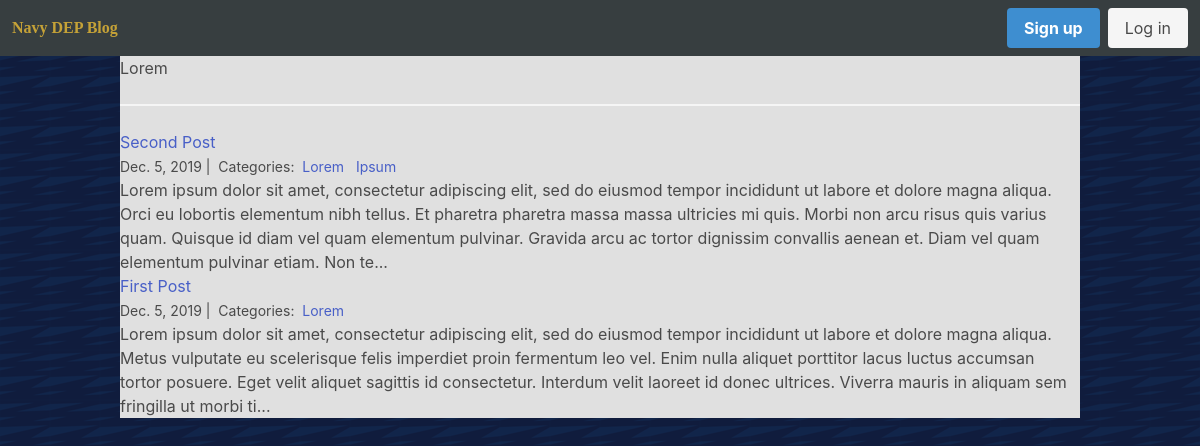
Before: /Lorem/ with the older database file.
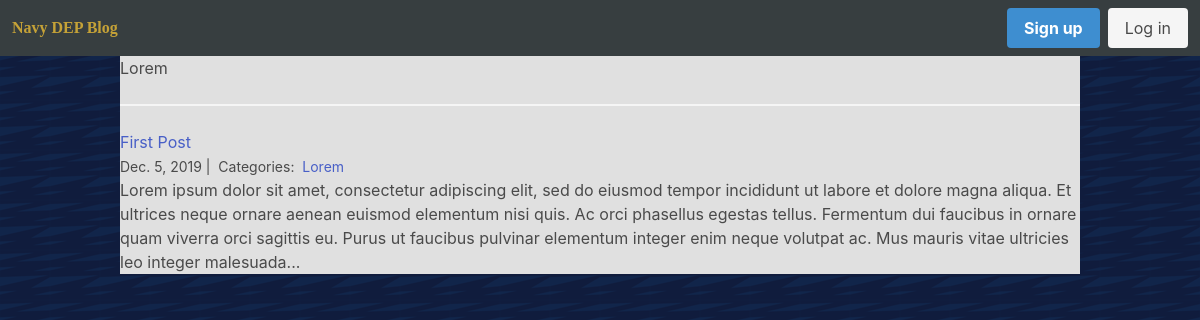
After: the same page with the newer database file.
### blog/models.py (models this page shows)
class Category(models.Model):
    name=models.CharField(max_length=20)

class Post(models.Model):
    title = models.CharField(max_length=255)
    body = models.TextField()
    created_on = models.DateTimeField(auto_now_add=True)
    last_modified = models.DateTimeField(auto_now=True)
    categories = models.ManyToManyField('Category', related_name='posts')

### blog/views.py (the view)
# urls.py: path("<category>/", views.blog_category, name="blog_category"),
def blog_category(request, category):
    posts = Post.objects.filter(
        categories__name__contains=category
    ).order_by(
        '-created_on'
    )
    context = {
        'category': category,
        'posts': posts
    }
    return render(request, 'blog_category.html',context)

### blog/templates/blog_category.html
{% extends 'base.html'%}
{% block page_content %}
<div>
    <h1>{{ category | title }}</h1>
    <hr>
    {% for post in posts %}
    <h2><a href="#" >{{ post.title }}</a></h2>
    <small>
        {{ post.created_on.date }} |&nbsp;
        Categories:&nbsp;
        {% for category in post.categories.all %}
        <a href="#"> {{category.name}} </a>&nbsp;
        {% endfor %}
    </small>
    <p> {{post.body | slice:":400"}}... </p>
    {% endfor %}
</div>
{% endblock %}

### navy_blog/templates/base.html (shortened to what this page needs)
{% load static %}
<!DOCTYPE html>
    <head>
        <link rel="stylesheet" href="https://cdn.jsdelivr.net/npm/bulma@0.8.0/css/bulma.min.css">
        {% block stylesheet %}
        <link rel="stylesheet" href="{% static 'css/base.css' %}">
        {% endblock %}
    </head>
    <body>
        {% block body %}
        <nav class="navbar" role="navigation" aria-label="main navigation">
          <div class="navbar-brand">
            <a class="navbar-item" href={% url 'blog_index' %}>
                <div style="font-family: Century Gothic; color: rgba(213,173,54,.9)" class="has-text-weight-bold">Navy DEP Blog</div>
          </div>
          <div id="" class="navbar-menu">
            <div class="navbar-end">
              <div class="navbar-item">
                <div class="buttons">
                    {%if request.user.is_authenticated%}
                    <a class="button is-light" href="{% url 'logout' %}">
                        Log out
                    </a>
                  {% else %}
                    <a class="button is-info" href="{% url 'signup'%}">
                        <strong>Sign up</strong>
                    </a>
                    <a class="button is-light" href="{% url 'login' %}">
                        Log in
                    </a>
                  {% endif %}
                </div>
              </div>
            </div>
          </div>
        </nav>
        <div class="container" id="page">
            {% block page_content %} {% endblock %}
        </div>
        {% endblock body %}
    </body>
</html>

### static/css/base.css (style rules this page uses)
.navbar { background-color: #373E40; }
body { background-color: ; }
#page { background-color: #e0e0e0; }

Changed rows visible on the page:
removed Post: title "Second Post", created_on "Dec. 5, 2019", body "Lorem ipsum dolor sit amet, consectetur adipiscing elit, sed do eiusmod tempor incididunt ut labore et dolore magna aliqua. Orci eu lobortis elementum nibh tellus. Et pharetra pharetra massa massa ultricies mi quis. Morbi non arcu risus quis varius quam. Quisque id diam vel quam elementum pulvinar. Gravida arcu ac tortor dignissim convallis aenean et. Diam vel quam elementum pulvinar etiam. Non te", Category (name "Lorem")
removed Category: name "Ipsum", shown under "Second Post"
changed Post "First Post": body "…et dolore magna aliqua. Metus vulputate eu scelerisque felis imperdiet proin fermentum leo vel. Enim nulla aliquet porttitor lacus luctus accumsan tortor posuere. Eget velit aliquet sagittis id consectetur. Interdum velit laoreet id donec ultrices. Viverra mauris in aliquam sem fringilla ut morbi ti" → "…et dolore magna aliqua. Et ultrices neque ornare aenean euismod elementum nisi quis. Ac orci phasellus egestas tellus. Fermentum dui faucibus in ornare quam viverra orci sagittis eu. Purus ut faucibus pulvinar elementum integer enim neque volutpat ac. Mus mauris vitae ultricies leo integer malesuada"
